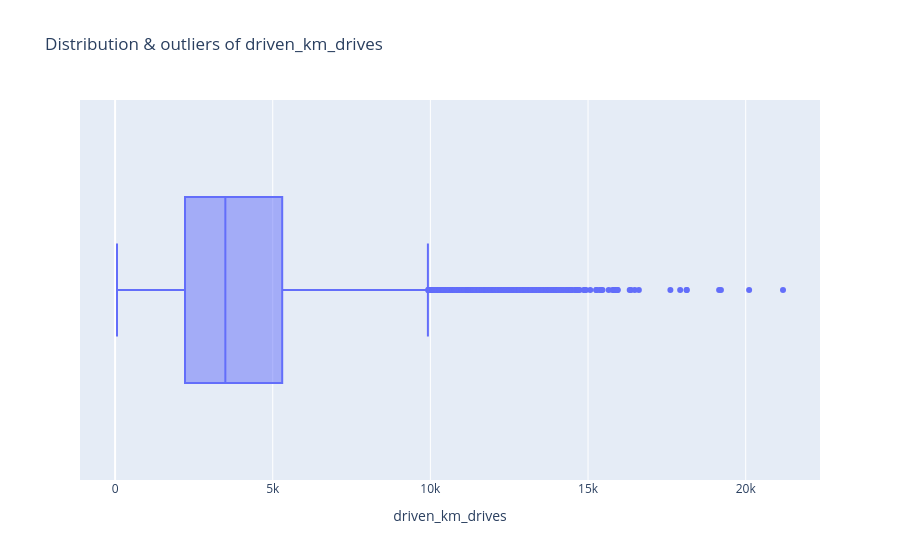

Notebook code for this chart:
### Markdown cell above
> **❓ Chart Question 6:** What is the spread of the total kilometers driven by our users (`driven_km_drives`)?

### Code cell
px.box(df, x='driven_km_drives', title='Distribution & outliers of driven_km_drives')

### Figure 1 — Plotly figure (JSON) as saved in the notebook; plotly's stock layout.template omitted (floating-point values rounded to 4 significant figures; data arrays with more than 128 entries replaced by an {"elided": "..."} marker saying what was removed)
{"data": [{"alignmentgroup": "True", "hovertemplate": "driven_km_drives=%{x}<extra></extra>", "legendgroup": "", "marker": {"color": "#636efa"}, "name": "", "notched": false, "offsetgroup": "", "orientation": "h", "showlegend": false, "type": "box", "x": {"elided": "14299 float values"}, "x0": " ", "xaxis": "x", "y0": " ", "yaxis": "y"}], "layout": {"boxmode": "group", "legend": {"tracegroupgap": 0}, "title": {"text": "Distribution & outliers of driven_km_drives"}, "xaxis": {"anchor": "y", "domain": [0, 1], "title": {"text": "driven_km_drives"}}, "yaxis": {"anchor": "x", "domain": [0, 1]}}}
